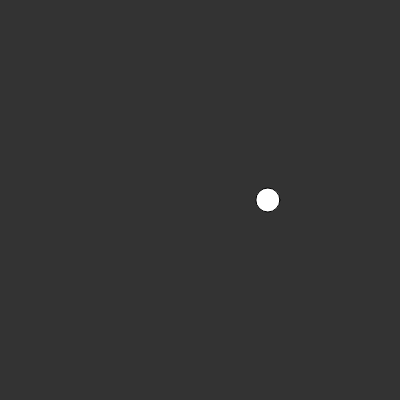
Frame 1 (no input)
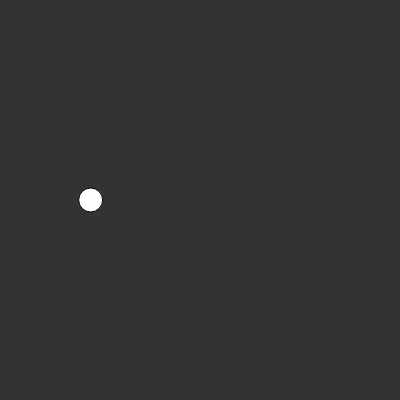
Frame 60 (no input)
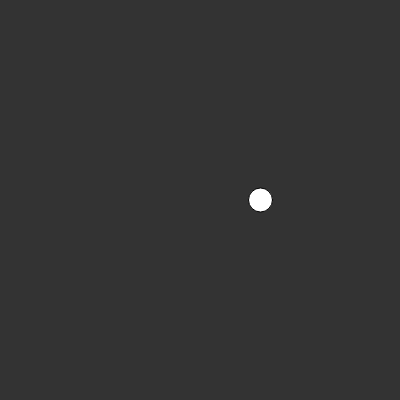
Frame 120 (the mouse pressed at the canvas centre since frame 60)

The p5.js sketch that drew these frames (run headless with seeded random() and noise() and a simulated clock; from frame 60 on, the mouse is pressed at the canvas centre):

// p5.js sketch
// ── sketch.js
// Project Title
// Your Name
// Date
//
// Extra for Experts:
// - describe what you did to take this project "above and beyond"

var xoff = 0;

function setup() {
  createCanvas(400, 400);
}

function draw() {
  background(51);

  var x = map(noise(xoff), 0, 1, 0, width);

  xoff += 100;

  ellipse(x, 200, 24, 24);
}
